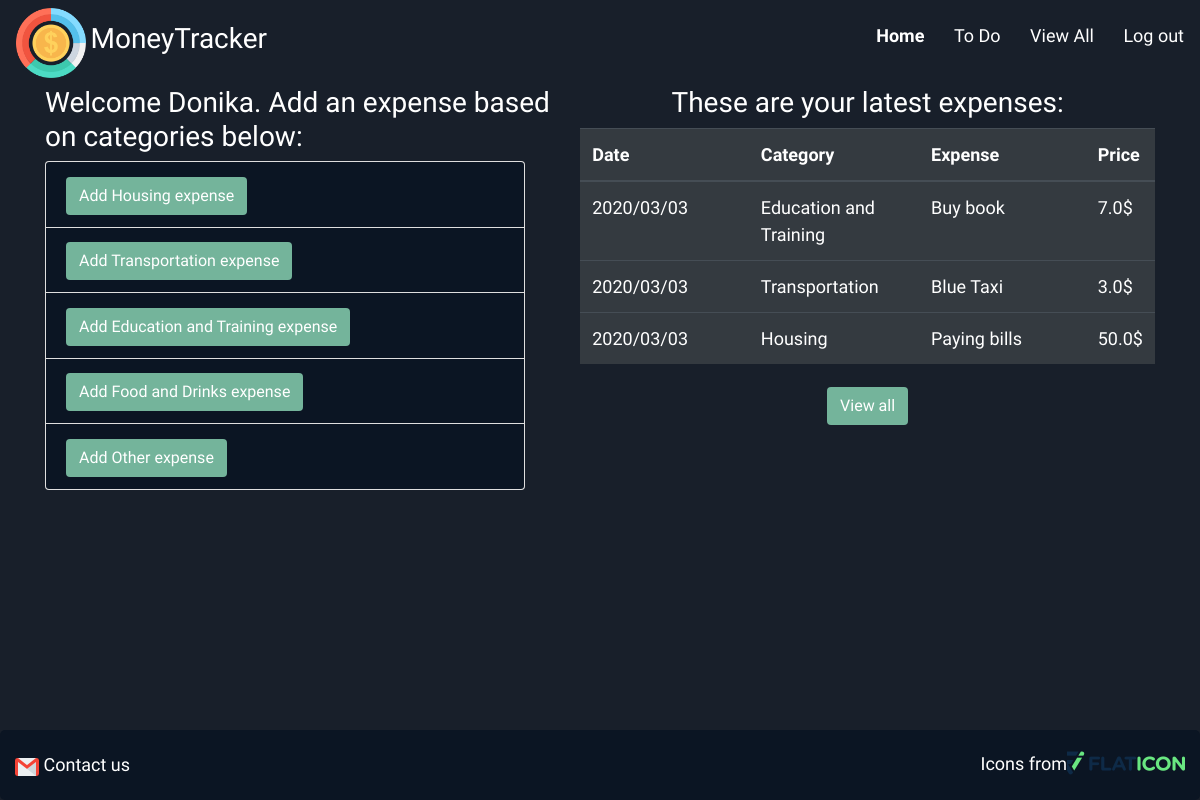
Before: /home (signed in) with the older database file.
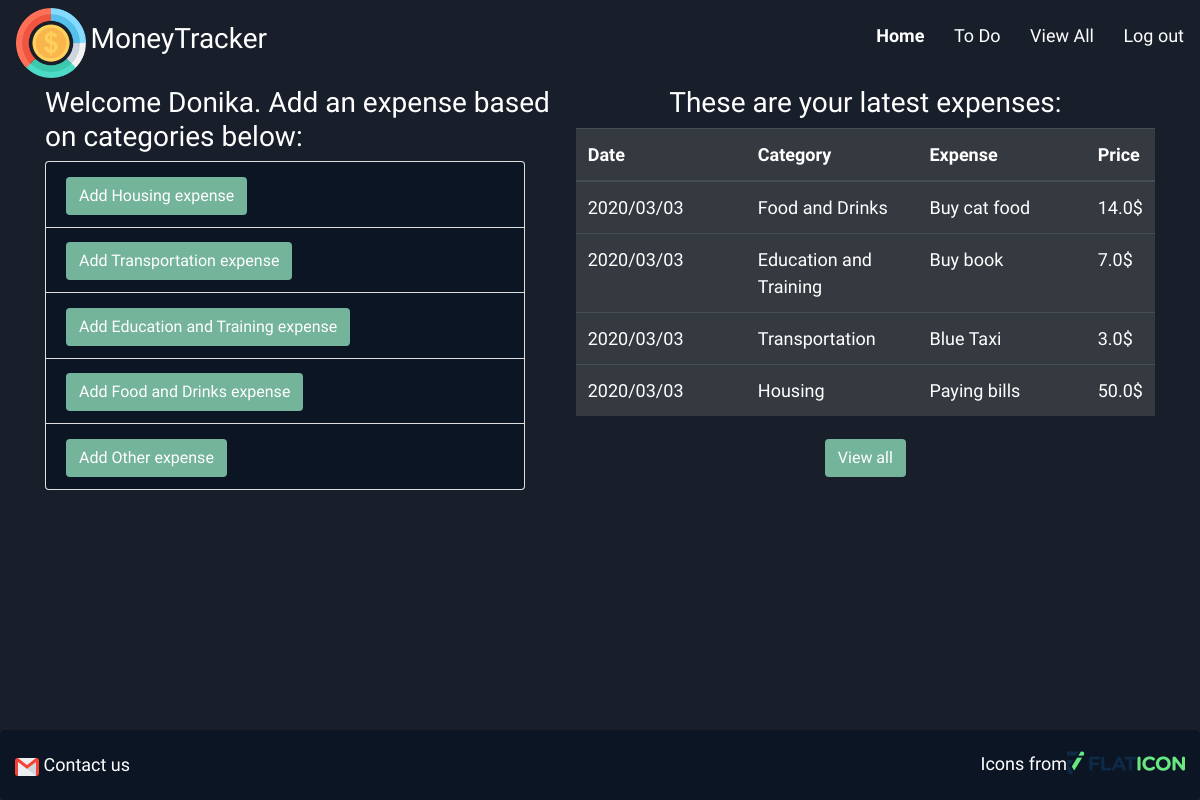
After: the same page with the newer database file.
### models.py (models this page shows)
class Category(db.Model):
    __tablename__ = 'categories'
    id = db.Column(db.Integer, primary_key=True)
    name = db.Column(db.String())
    category_expenses = db.relationship('UserExpense',  lazy=True,backref=db.backref('expenses_category'))
    category_todos = db.relationship('UserTodo', lazy=True,backref=db.backref('todos_category'))

class UserExpense(db.Model):
    __tablename__ = 'expenses'
    __table_args__ = {'extend_existing': True}

### controller_functions.py (the view)
def home():
    if 'user_id' in session:
        logged_in_user = User.query.filter_by(id=session['user_id']).first()
        categories = Category.query.all()
        sql = text("SELECT e.*, c.name as category_name, strftime('%Y', e.updated_at) AS year, strftime('%m', e.updated_at) AS month, strftime('%d', e.updated_at) AS day FROM expenses e JOIN categories c ON e.category_id = c.id WHERE e.user_id = "+str(session['user_id'])+" ORDER BY e.updated_at DESC LIMIT 5")
        result = db.engine.execute(sql)
        expenses = result.fetchall()
        return render_template("home.html", expenses=expenses, logged_in_user=logged_in_user, categories=categories)
    else:
        return redirect('/login')

### templates/home.html (shortened to what this page needs)
<!DOCTYPE html>
<html lang="en">
<head>
	<link rel="stylesheet" href="https://cdnjs.cloudflare.com/ajax/libs/font-awesome/4.7.0/css/font-awesome.min.css">
	<link rel="stylesheet" href="https://stackpath.bootstrapcdn.com/bootstrap/4.4.1/css/bootstrap.min.css">
	<link rel="stylesheet" type="text/css" href="{{url_for('static',filename = 'css/style.css')}}">
</head>
<body>
	<div class="wrapper home">
		{% include 'includes/header.html' %}
			<div class="container">
				<div class="accordion" id="addExpense">
					<h3>Welcome {{logged_in_user.first_name}}. Add an expense based on categories below: </h3>
					{% for category in categories %}
						<div class="card" style="width: 30rem;">
						    <div class="card-header" id="{{'heading'+category.id|string}}">
						      	<h2 class="mb-0">
						        	<button class="btn collapsed" type="button" data-toggle="collapse" data-target="{{'#collapse'+category.id|string}}"aria-expanded="false" aria-controls="{{'collapse'+category.id|string}}">
						          	Add {{category.name}} expense
						        	</button>
						      	</h2>
						    </div>
						</div>
					{%endfor%}
				</div>
				<div class="table-content">
					<h3>These are your latest expenses:</h3>
					<table class="table table-hover table-dark">
					  	<thead>
					    	<tr>
							    <th scope="col">Date</th>
							    <th scope="col">Category</th>
							    <th scope="col">Expense</th>
							    <th scope="col">Price</th>
					    	</tr>
					  	</thead>
					  	<tbody>
					  		{%for expense in expenses %}
						    	<tr>
							      	<td>{{expense.year}}/{{expense.month}}/{{expense.day}}</td>
							      	<td>{{expense.category_name}}</td>
							      	<td>{{expense.content}}</td>
							      	<td>{{expense.amount}}$</td>
						    	</tr>
							{%endfor%}
					   </tbody>
					</table>
					<a href="/view_all" class="btn">View all</a>
				</div>
			</div>
		{% include 'includes/footer.html' %}
	</div>
</body>
</html>

Changed rows visible on the page:
added UserExpense: year "2020", month "03", day "03", category_name "Food and Drinks", content "Buy cat food", amount "14.0"
